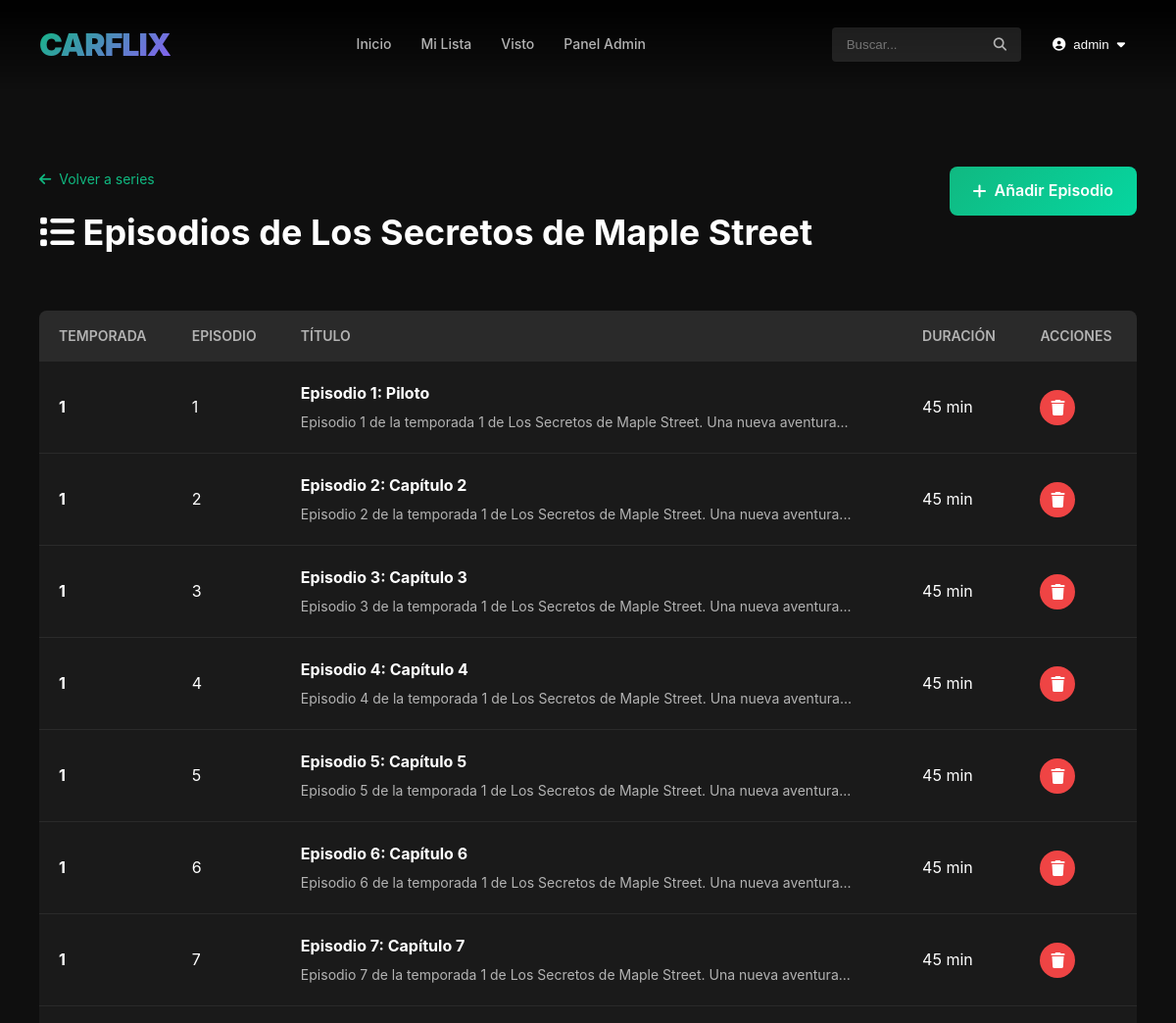
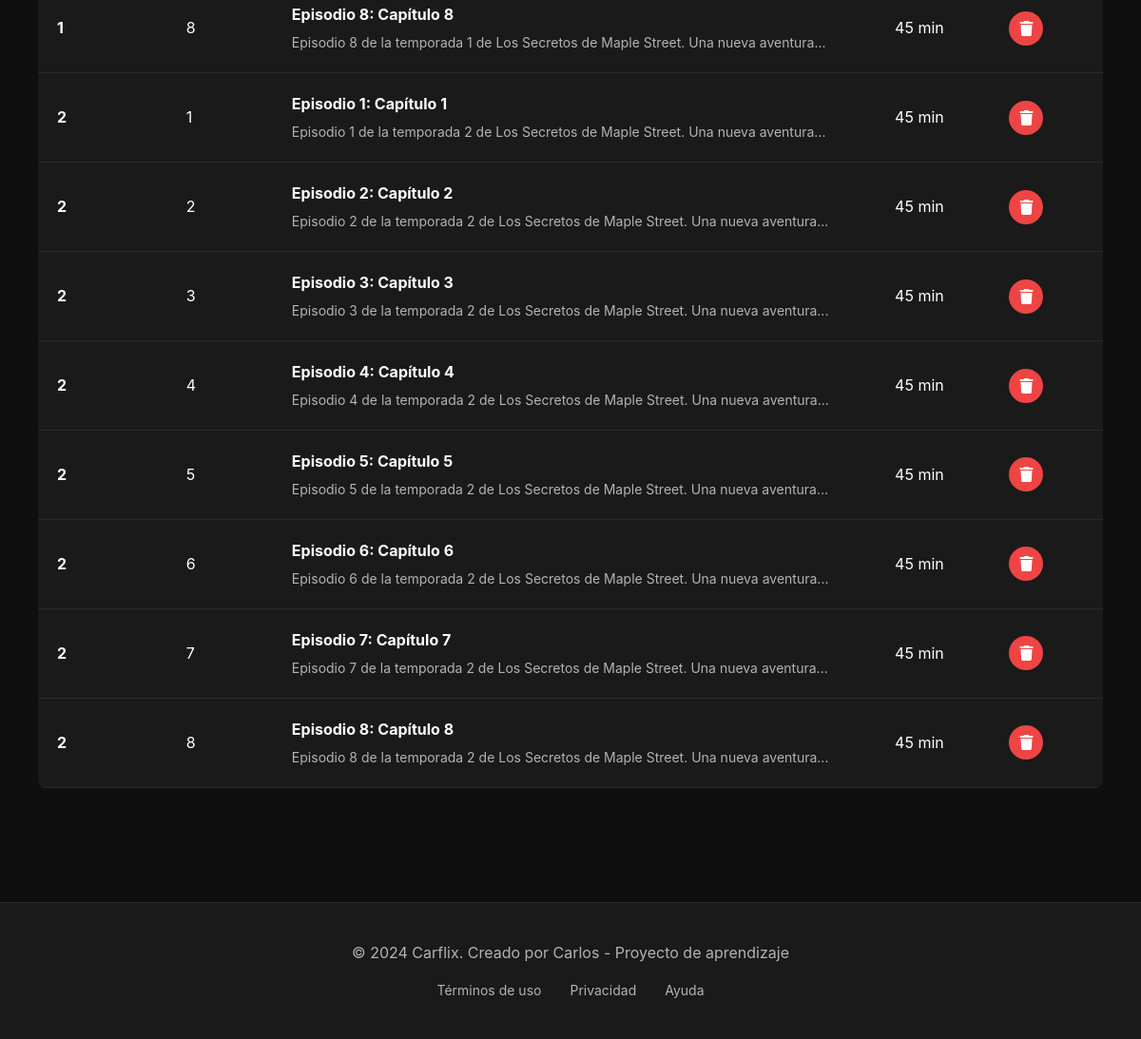
The app's page /admin/series/1/episodes (signed in) with its own data (2 pictures, top to bottom).
### app/models.py (models this page shows, shortened)
class User(UserMixin, db.Model):
    id = db.Column(db.Integer, primary_key=True)
    username = db.Column(db.String(64), unique=True, nullable=False, index=True)
    email = db.Column(db.String(120), unique=True, nullable=False, index=True)
    password_hash = db.Column(db.String(256))
    is_admin = db.Column(db.Boolean, default=False)
    profile_picture = db.Column(db.String(300), default='images/default-avatar.png')
    created_at = db.Column(db.DateTime, default=datetime.utcnow)
    favorite_movies = db.relationship('Movie', secondary=movie_favorites,
                                      backref=db.backref('favorited_by', lazy='dynamic'))
    favorite_series = db.relationship('Series', secondary=series_favorites,
                                      backref=db.backref('favorited_by', lazy='dynamic'))
    watched_movies = db.relationship('Movie', secondary=movie_watched,
                                     backref=db.backref('watched_by', lazy='dynamic'))
    watched_episodes = db.relationship('Episode', secondary=episode_watched,
                                       backref=db.backref('watched_by', lazy='dynamic'))

class Series(db.Model):
    id = db.Column(db.Integer, primary_key=True)
    title = db.Column(db.String(200), nullable=False, index=True)
    description = db.Column(db.Text)
    release_year = db.Column(db.Integer)
    poster_path = db.Column(db.String(300))
    background_path = db.Column(db.String(300))
    created_at = db.Column(db.DateTime, default=datetime.utcnow)
    categories = db.relationship('Category', secondary=series_categories,
                                 backref=db.backref('series', lazy='dynamic'))
    episodes = db.relationship('Episode', backref='series', lazy='dynamic',
                               cascade='all, delete-orphan')

class Episode(db.Model):
    id = db.Column(db.Integer, primary_key=True)
    series_id = db.Column(db.Integer, db.ForeignKey('series.id'), nullable=False)
    season_number = db.Column(db.Integer, nullable=False)
    episode_number = db.Column(db.Integer, nullable=False)
    title = db.Column(db.String(200), nullable=False)
    description = db.Column(db.Text)
    duration = db.Column(db.Integer)  # Duración en minutos
    video_path = db.Column(db.String(300), nullable=False)
    thumbnail_path = db.Column(db.String(300))
    created_at = db.Column(db.DateTime, default=datetime.utcnow)

### app/routes.py (the view)
@app.route('/admin/series/<int:series_id>/episodes')
@login_required
@admin_required
def admin_episodes(series_id):
    series = Series.query.get_or_404(series_id)
    episodes = Episode.query.filter_by(series_id=series_id).order_by(Episode.season_number,
                                                                     Episode.episode_number).all()
    return render_template('admin/episodes.html', series=series, episodes=episodes)

### app/models.py (called while the page is built)
@login_manager.user_loader
def load_user(user_id):
    return User.query.get(int(user_id))

### app/routes.py (called while the page is built)
def admin_required(f):
    @wraps(f)
    def decorated_function(*args, **kwargs):
        if not current_user.is_authenticated or not current_user.is_admin:
            flash('No tienes permisos para acceder a esta página', 'danger')
            return redirect(url_for('home'))
        return f(*args, **kwargs)
    return decorated_function

### app/templates/admin/episodes.html (shortened to what this page needs)
{% extends "base.html" %}
{% block content %}
<div class="admin-page">
    <div class="admin-container">
        <div class="admin-header">
            <div>
                <a href="{{ url_for('admin_series') }}" class="back-link">
                    <i class="fas fa-arrow-left"></i> Volver a series
                </a>
                <h1><i class="fas fa-list"></i> Episodios de {{ series.title }}</h1>
            </div>
            <a href="{{ url_for('admin_add_episode', series_id=series.id) }}" class="btn btn-primary">
                <i class="fas fa-plus"></i> Añadir Episodio
            </a>
        </div>
        <div class="table-container">
            <table class="admin-table">
                <thead>
                    <tr>
                        <th>Temporada</th>
                        <th>Episodio</th>
                        <th>Título</th>
                        <th>Duración</th>
                        <th>Acciones</th>
                    </tr>
                </thead>
                <tbody>
                    {% for episode in episodes %}
                    <tr>
                        <td><strong>{{ episode.season_number }}</strong></td>
                        <td>{{ episode.episode_number }}</td>
                        <td>
                            <div class="episode-title-cell">
                                <strong>{{ episode.title }}</strong>
                                {% if episode.description %}
                                <small>{{ episode.description[:80] }}...</small>
                                {% endif %}
                            </div>
                        </td>
                        <td>
                            {% if episode.duration %}
                            {{ episode.duration }} min
                            {% else %}
                            -
                            {% endif %}
                        </td>
                        <td>
                            <div class="action-buttons">
                                <a href="{{ url_for('admin_delete_episode', episode_id=episode.id) }}"
                                   class="btn-icon btn-danger"
                                   title="Eliminar episodio"
                                   onclick="return confirm('¿Eliminar este episodio?')">
                                    <i class="fas fa-trash"></i>
                                </a>
                            </div>
                        </td>
                    </tr>
                    {% endfor %}
                </tbody>
            </table>
        </div>
    </div>
</div>
{% endblock %}

### app/templates/base.html (shortened to what this page needs)
<!DOCTYPE html>
<html lang="es">
<head>
    <link rel="stylesheet" href="{{ url_for('static', filename='css/style.css') }}">
    <link rel="stylesheet" href="https://cdnjs.cloudflare.com/ajax/libs/font-awesome/6.4.0/css/all.min.css">
</head>
<body>
    {% if current_user.is_authenticated %}
    <nav class="navbar">
        <div class="navbar-container">
            <a href="{{ url_for('home') }}" class="logo">CARFLIX</a>
            <div class="nav-links">
                <a href="{{ url_for('home') }}">Inicio</a>
                <a href="{{ url_for('my_list') }}">Mi Lista</a>
                <a href="{{ url_for('watched') }}">Visto</a>
                {% if current_user.is_admin %}
                <a href="{{ url_for('admin_dashboard') }}">Panel Admin</a>
                {% endif %}
            </div>
            <div class="nav-right">
                <form action="{{ url_for('search') }}" method="get" class="search-form">
                    <input type="text" name="q" placeholder="Buscar..." class="search-input">
                    <button type="submit" class="search-btn"><i class="fas fa-search"></i></button>
                </form>
                <div class="user-menu">
                    <button class="user-btn">
                        <i class="fas fa-user-circle"></i>
                        <span>{{ current_user.username }}</span>
                        <i class="fas fa-caret-down"></i>
                    </button>
                </div>
            </div>
        </div>
    </nav>
    {% endif %}
    <main class="main-content">
        {% block content %}{% endblock %}
    </main>
    <footer class="footer">
        <div class="footer-content">
            <p>&copy; 2024 Carflix. Creado por Carlos - Proyecto de aprendizaje</p>
            <div class="footer-links">
                <a href="#">Términos de uso</a>
                <a href="#">Privacidad</a>
                <a href="#">Ayuda</a>
            </div>
        </div>
    </footer>
</body>
</html>

### app/static/css/style.css (style rules this page uses)
:root { --primary-color: #10b981; --secondary-color: #8b5cf6; --accent-color: #06d6a0; --bg-dark: #0f0f0f; --bg-card: #1a1a1a; --bg-hover: #2a2a2a; --text-primary: #ffffff; --text-secondary: #b3b3b3; --danger-color: #ef4444; --warning-color: #f59e0b; --success-color: #10b981; --border-radius: 8px; --transition: all 0.3s ease; }
* { margin: 0; padding: 0; box-sizing: border-box; }
body { font-family: -apple-system, BlinkMacSystemFont, 'Segoe UI', Roboto, 'Helvetica Neue', Arial, sans-serif; background-color: var(--bg-dark); color: var(--text-primary); line-height: 1.6; overflow-x: hidden; }
a { text-decoration: none; color: inherit; transition: var(--transition); }
.navbar { position: fixed; top: 0; width: 100%; background: linear-gradient(to bottom, rgba(0,0,0,0.9) 10%, transparent); padding: 20px 0; z-index: 1000; transition: background-color 0.3s ease; }
.navbar-container { max-width: 1400px; margin: 0 auto; padding: 0 40px; display: flex; justify-content: space-between; align-items: center; }
.logo { font-size: 32px; font-weight: 900; background: linear-gradient(135deg, var(--primary-color), var(--secondary-color)); -webkit-background-clip: text; -webkit-text-fill-color: transparent; background-clip: text; letter-spacing: -1px; }
.nav-links { display: flex; gap: 30px; }
.nav-links a { color: var(--text-secondary); font-size: 14px; font-weight: 500; transition: var(--transition); }
.nav-right { display: flex; align-items: center; gap: 20px; }
.search-form { display: flex; align-items: center; background-color: rgba(255, 255, 255, 0.1); border-radius: 4px; padding: 5px 10px; transition: var(--transition); }
.search-input { background: transparent; border: none; color: var(--text-primary); padding: 5px; width: 150px; outline: none; transition: width 0.3s ease; }
.search-btn { background: transparent; border: none; color: var(--text-secondary); cursor: pointer; padding: 5px; }
.user-menu { position: relative; }
.user-btn { display: flex; align-items: center; gap: 8px; background: transparent; border: none; color: var(--text-primary); cursor: pointer; padding: 8px 12px; border-radius: 4px; transition: var(--transition); }
.main-content { min-height: 100vh; padding-top: 70px; }
.btn { display: inline-flex; align-items: center; gap: 8px; padding: 12px 24px; border: none; border-radius: var(--border-radius); font-size: 16px; font-weight: 600; cursor: pointer; transition: var(--transition); text-align: center; }
.btn-primary { background: linear-gradient(135deg, var(--primary-color), var(--accent-color)); color: white; }
.btn-danger { background-color: var(--danger-color); color: white; }
.btn-icon { width: 36px; height: 36px; padding: 0; display: inline-flex; align-items: center; justify-content: center; border-radius: 50%; }
.admin-page { padding: 100px 40px 60px; background-color: var(--bg-dark); min-height: 100vh; }
.admin-container { max-width: 1400px; margin: 0 auto; }
.admin-header { display: flex; justify-content: space-between; align-items: flex-start; margin-bottom: 40px; }
.admin-header h1 { font-size: 36px; margin-bottom: 10px; }
.back-link { display: inline-flex; align-items: center; gap: 8px; color: var(--primary-color); font-size: 14px; margin-bottom: 15px; transition: var(--transition); }
.table-container { background-color: var(--bg-card); border-radius: var(--border-radius); overflow: hidden; }
.admin-table { width: 100%; border-collapse: collapse; }
.admin-table thead { background-color: var(--bg-hover); }
.admin-table th { padding: 15px 20px; text-align: left; font-weight: 600; color: var(--text-secondary); font-size: 14px; text-transform: uppercase; }
.admin-table td { padding: 20px; border-bottom: 1px solid var(--bg-hover); }
.action-buttons { display: flex; gap: 10px; }
.episode-title-cell { display: flex; flex-direction: column; gap: 5px; }
.episode-title-cell strong { font-size: 16px; }
.episode-title-cell small { color: var(--text-secondary); font-size: 14px; }
.footer { background-color: var(--bg-card); padding: 40px 0; margin-top: 60px; border-top: 1px solid var(--bg-hover); }
.footer-content { max-width: 1400px; margin: 0 auto; padding: 0 60px; text-align: center; }
.footer-content p { color: var(--text-secondary); margin-bottom: 15px; }
.footer-links { display: flex; justify-content: center; gap: 30px; }
.footer-links a { color: var(--text-secondary); font-size: 14px; transition: var(--transition); }

### records on screen
User: username "admin"
Series: title "Los Secretos de Maple Street"
Episode: season_number "1", episode_number "1", title "Episodio 1: Piloto", description "Episodio 1 de la temporada 1 de Los Secretos de Maple Street. Una nueva aventura", duration "45"
Episode: season_number "1", episode_number "2", title "Episodio 2: Capítulo 2", description "Episodio 2 de la temporada 1 de Los Secretos de Maple Street. Una nueva aventura", duration "45"
Episode: season_number "1", episode_number "3", title "Episodio 3: Capítulo 3", description "Episodio 3 de la temporada 1 de Los Secretos de Maple Street. Una nueva aventura", duration "45"
Episode: season_number "1", episode_number "4", title "Episodio 4: Capítulo 4", description "Episodio 4 de la temporada 1 de Los Secretos de Maple Street. Una nueva aventura", duration "45"
Episode: season_number "1", episode_number "5", title "Episodio 5: Capítulo 5", description "Episodio 5 de la temporada 1 de Los Secretos de Maple Street. Una nueva aventura", duration "45"
Episode: season_number "1", episode_number "6", title "Episodio 6: Capítulo 6", description "Episodio 6 de la temporada 1 de Los Secretos de Maple Street. Una nueva aventura", duration "45"
Episode: season_number "1", episode_number "7", title "Episodio 7: Capítulo 7", description "Episodio 7 de la temporada 1 de Los Secretos de Maple Street. Una nueva aventura", duration "45"
Episode: season_number "1", episode_number "8", title "Episodio 8: Capítulo 8", description "Episodio 8 de la temporada 1 de Los Secretos de Maple Street. Una nueva aventura", duration "45"
Episode: season_number "2", episode_number "1", title "Episodio 1: Capítulo 1", description "Episodio 1 de la temporada 2 de Los Secretos de Maple Street. Una nueva aventura", duration "45"
Episode: season_number "2", episode_number "2", title "Episodio 2: Capítulo 2", description "Episodio 2 de la temporada 2 de Los Secretos de Maple Street. Una nueva aventura", duration "45"
Episode: season_number "2", episode_number "3", title "Episodio 3: Capítulo 3", description "Episodio 3 de la temporada 2 de Los Secretos de Maple Street. Una nueva aventura", duration "45"
Episode: season_number "2", episode_number "4", title "Episodio 4: Capítulo 4", description "Episodio 4 de la temporada 2 de Los Secretos de Maple Street. Una nueva aventura", duration "45"
Episode: season_number "2", episode_number "5", title "Episodio 5: Capítulo 5", description "Episodio 5 de la temporada 2 de Los Secretos de Maple Street. Una nueva aventura", duration "45"
Episode: season_number "2", episode_number "6", title "Episodio 6: Capítulo 6", description "Episodio 6 de la temporada 2 de Los Secretos de Maple Street. Una nueva aventura", duration "45"
Episode: season_number "2", episode_number "7", title "Episodio 7: Capítulo 7", description "Episodio 7 de la temporada 2 de Los Secretos de Maple Street. Una nueva aventura", duration "45"
Episode: season_number "2", episode_number "8", title "Episodio 8: Capítulo 8", description "Episodio 8 de la temporada 2 de Los Secretos de Maple Street. Una nueva aventura", duration "45"
